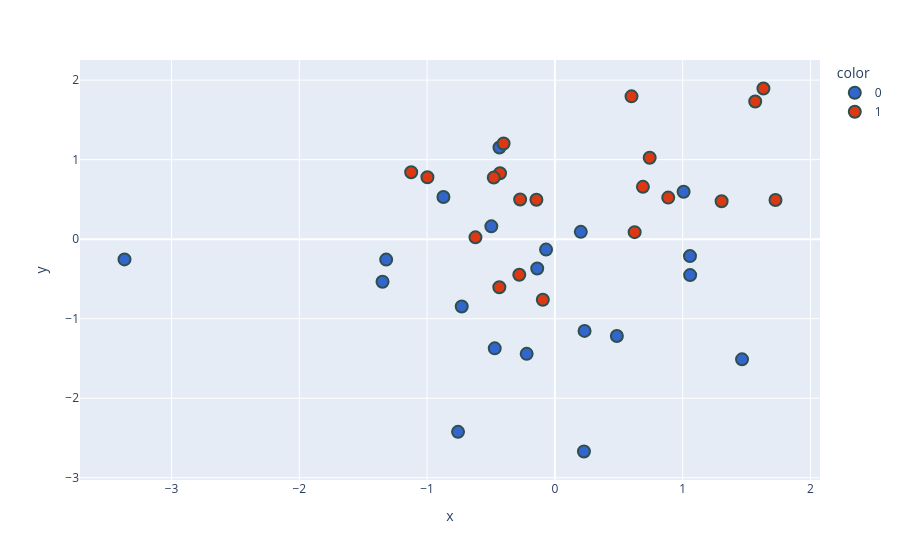

Notebook source saved alongside this figure:
### Code cell
new_df['target'] = new_df['target'].astype('str')
fig = px.scatter(x=new_df['PC1'],
                 y=new_df['PC2'],
                 color=new_df['target'],
                 color_discrete_sequence=px.colors.qualitative.G10
                )

fig.update_traces(marker=dict(size=12,
                              line=dict(width=2,
                                        color='DarkSlateGrey')),
                  selector=dict(mode='markers'))
fig.show()

### Figure 1 — Plotly figure (JSON) as saved in the notebook; plotly's stock layout.template omitted (floating-point values rounded to 4 significant figures)
{"data": [{"hovertemplate": "color=0<br>x=%{x}<br>y=%{y}<extra></extra>", "legendgroup": "0", "marker": {"color": "#3366CC", "line": {"color": "DarkSlateGrey", "width": 2}, "size": 12, "symbol": "circle"}, "mode": "markers", "name": "0", "orientation": "v", "showlegend": true, "type": "scatter", "x": [-3.368, 1.057, -0.4708, -0.4337, -1.349, 0.2028, 0.2321, -0.06918, 1.464, -0.4975, -0.8722, 1.007, 0.4848, -0.729, -0.7579, -0.1383, 1.058, 0.2273, -1.32, -0.2208], "xaxis": "x", "y": [-0.2546, -0.2127, -1.373, 1.153, -0.5361, 0.09181, -1.153, -0.131, -1.511, 0.1614, 0.5307, 0.596, -1.218, -0.8465, -2.423, -0.3684, -0.452, -2.67, -0.257, -1.442], "yaxis": "y"}, {"hovertemplate": "color=1<br>x=%{x}<br>y=%{y}<extra></extra>", "legendgroup": "1", "marker": {"color": "#DC3912", "line": {"color": "DarkSlateGrey", "width": 2}, "size": 12, "symbol": "circle"}, "mode": "markers", "name": "1", "orientation": "v", "showlegend": true, "type": "scatter", "x": [-0.2719, -0.9974, -0.6216, 1.567, 0.624, 0.7417, 1.305, 0.5994, -0.4348, 0.8867, -1.125, -0.1446, 1.726, -0.2787, 1.632, -0.09456, -0.4294, 0.6886, -0.4015, -0.4784], "xaxis": "x", "y": [0.4982, 0.7789, 0.02311, 1.731, 0.08837, 1.024, 0.4766, 1.796, -0.6038, 0.5227, 0.8422, 0.4949, 0.4925, -0.4476, 1.895, -0.7616, 0.8293, 0.6581, 1.203, 0.7744], "yaxis": "y"}], "layout": {"legend": {"title": {"text": "color"}, "tracegroupgap": 0}, "margin": {"t": 60}, "xaxis": {"anchor": "y", "domain": [0, 1], "title": {"text": "x"}}, "yaxis": {"anchor": "x", "domain": [0, 1], "title": {"text": "y"}}}}
